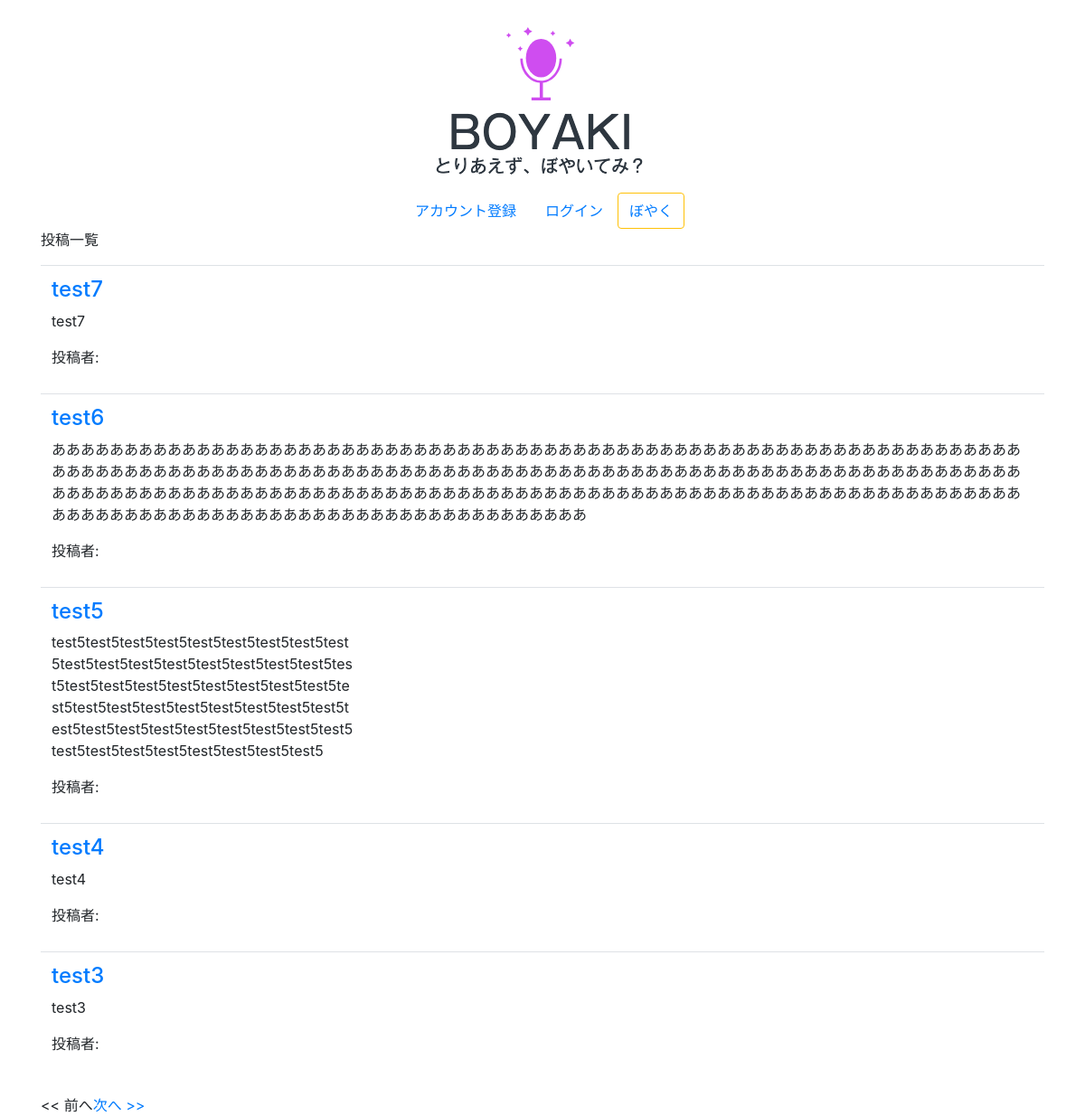
The page / on the database its author committed.
### blogs/models.py (models this page shows, shortened)
class Post(models.Model):
    title = models.CharField(max_length=255)
    text = models.TextField()
    author = models.ForeignKey(
        'auth.User',
        on_delete = models.CASCADE,
    )
    created_at = models.DateTimeField(auto_now_add=True)
    updated_at = models.DateTimeField(auto_now=True)

### blogs/views.py (the view)
# urls.py: path('', views.IndexView.as_view(), name='index'),
class IndexView(generic.ListView):
    model = Post
    paginate_by = 5
    ordering = ['-updated_at']

### blogs/templates/blogs/post_list.html (shortened to what this page needs)
{% extends 'base.html' %}
{% block content %}
<p>投稿一覧</p>
<table class="table">
        <tbody>
            <section class="post-list">
                {% for post in object_list %}
                    <tr>
                        <td>
                            <h4><a href="{% url 'blogs:detail' post.pk %}">{{ post.title }}</a></h4>
                            <p>{{ post.text| linebreaksbr }}</p>
                            <p>投稿者: {{ object.author }}</p>
                        </td>
                    </tr>
                {% empty %}
                    <class="no-post">
                        <p>投稿記事がありません。</p>
                        <p><a class="act" href="{% url 'blogs:create' %}">Add New Post</a></p>
                {% endfor %}
            </section>
         </tbody>
</table>
{% if is_paginated %}
<section class="pagination">
            {% if page_obj.has_previous %}
            <a href="?page={{ page_obj.previous_page_number }}">&lt;&lt; 前へ</a>
            {% else %}
            &lt;&lt; 前へ
            {% endif %}
            {% if page_obj.has_next %}
            <a href="?page={{ page_obj.next_page_number }}">次へ &gt;&gt;</a>
            {% else %}
            次へ &gt;&gt;
            {% endif %}
</section>
{% endif %}
{% endblock %}

### templates/base.html (shortened to what this page needs)
{% load staticfiles %}
<!DOCTYPE html>
<html>
<head>
    <link rel="stylesheet" href="https://maxcdn.bootstrapcdn.com/bootstrap/4.0.0-beta.2/css/bootstrap.min.css">
</head>
<body>
<div class="container">
    <header>
        <p class="site-name">
            <a href="{% url 'blogs:index' %}">
                <p class="text-center">
                    <img src="{% static 'myblog/logo1.png' %}">
            </p>
        </a>
        </p>
        <nav class="nav justify-content-center">
                {% if user.is_authenticated %}
                <li><a class="nav-link active" href="{% url 'logout' %}" class="logout">ログアウト</a></li>
                {% else %}
                <li><a class="nav-link active" href="{% url 'accounts:signup' %}" class="signup">アカウント登録</a></li>
                <li><a class="nav-link active" href="{% url 'login' %}" class="login">ログイン</a></li>
                {% endif %}
                <button type="button" class="btn btn-outline-warning"><a href="{% url 'blogs:create' %}">ぼやく</a></button>
        </nav>
    </header>
    <div class="content">
        {% block content %}{% endblock %}
    </div>
</div>
</body>
</html>

### rows shown on the page
Post: title "test7", text "test7"
Post: title "test6", text "ああああああああああああああああああああああああああああああああああああああああああああああああああああああああああああああああああああああああああああああああああああああああああああああああああああああああああああああああああああああああああああああああああああああああああああああああああああああああああああああああああああああああああああああああああああああああああああああああああああああああああああああああああああああああああああああああああああああああああああああ"
Post: title "test5", text "test5test5test5test5test5test5test5test5test 5test5test5test5test5test5test5test5test5tes t5test5test5test5test5test5test5test5test5te st5test5test5test5test5test5test5test5test5t est5test5test5test5test5test5test5test5test5 test5test5test5test5test5test5test5test5"
Post: title "test4", text "test4"
Post: title "test3", text "test3"
